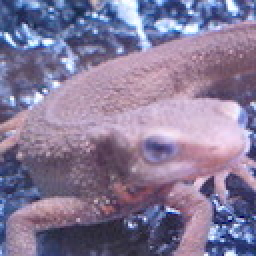
#> input picture input_image/imori.jpg, 128 x 128 px (shown 2 times larger)
$ python 79.py
#> lines starting #> are read from the running program, lines starting #| are printed output that depends on the picture
import cv2
import numpy as np
import matplotlib.pyplot as plt

def BGR2GRAY(img):
    out=img.copy()
    B=img[:,:,0].copy()
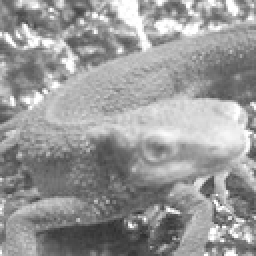
#> B: shape (128, 128) float32 (shown 2 times larger); min 46, max 255, mean 152.8
    G=img[:,:,1].copy()
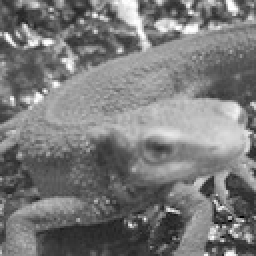
#> G: shape (128, 128) float32 (shown 2 times larger); min 0, max 255, mean 121.8
    R=img[:,:,2].copy()
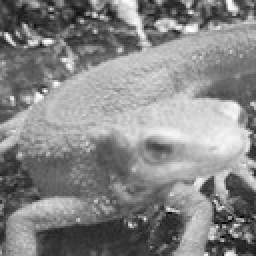
#> R: shape (128, 128) float32 (shown 2 times larger); min 0, max 255, mean 134.1

    Y=0.2126*R+0.7152*G+0.0722*B
    out=Y
    out=out.astype(np.uint8)
    return out

def gabor(K=111,s=10,g=1.2,l=10,p=0,A=0):
    G=np.zeros((K,K),dtype=np.float32)
    for y in range(K):
        for x in range(K):
            y-=K//2;x-=K//2
            #度→ラジアン
            theta=A*np.pi/180.
            x_d=np.cos(theta)*x+np.sin(theta)*y
            y_d=-np.sin(theta)*x+np.cos(theta)*y
            y+=K//2;x+=K//2
            G[y,x]=np.exp(-(x_d**2+(g**2)*(y_d**2))/(2*(s**2)))*np.cos(2*np.pi*x_d/(l+p))
    #絶対値の和が１になるように正規化
    G/=np.sum(np.abs(G))
    #0~255に正規化
    #G-=np.min(G)
    #G=G*255/np.max(G)
    #G=G.astype(np.uint8)
    return G

def filtering(gray,angle,K=111):
    H,W=gray.shape
    #端の値をコピーしてパディング。上下左右にK_size//2拡張する。
    gray=np.pad(gray,(K//2,K//2),'edge')
    out=np.zeros((H,W),dtype=np.float32)
    G=gabor(K=111,s=1.5,g=1.2,l=3,p=0,A=angle)
    G=G.astype(np.float32)
    for y in range(H):
        for x in range(W):
            out[y,x]=np.sum(gray[y:y+K,x:x+K]*G)
    out=np.clip(out,0,255)
    out=out.astype(np.uint8)
    return out

img=cv2.imread("./input_image/imori.jpg").astype(np.float32)
gray=BGR2GRAY(img).astype(np.float32)
angle=[0,45,90,135]
for i in range(len(angle)):
    out=filtering(gray,angle[i])
    plt.subplot(2,2,i+1)
    plt.imshow(out,cmap='gray')
    plt.title("angle{}".format(angle[i]))
#> this loop made 4 passes
#> pass 1, in filtering, `gray=np.pad(gray,(K//2,K//2),'edge')`:
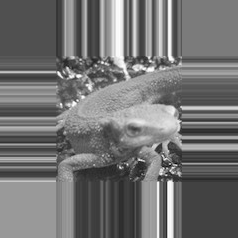
#> gray: shape (238, 238) float32; min 6, max 254, mean 114.3
#> pass 1, `out=filtering(gray,angle[i])`:
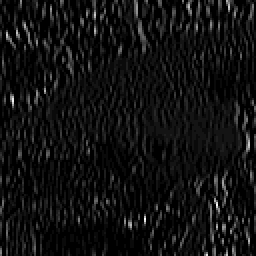
#> out: shape (128, 128) (shown 2 times larger); min 0, max 25, mean 1.7; drawn with min black and max white
#> pass 3, `out=filtering(gray,angle[i])`:
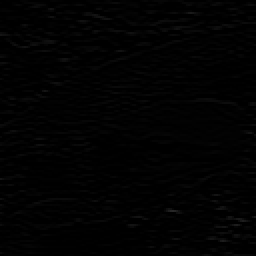
#> out: shape (128, 128) (shown 2 times larger); min 0, max 40, mean 1.9
plt.tight_layout()
#plt.show()
plt.savefig("./output_image/output79.png")
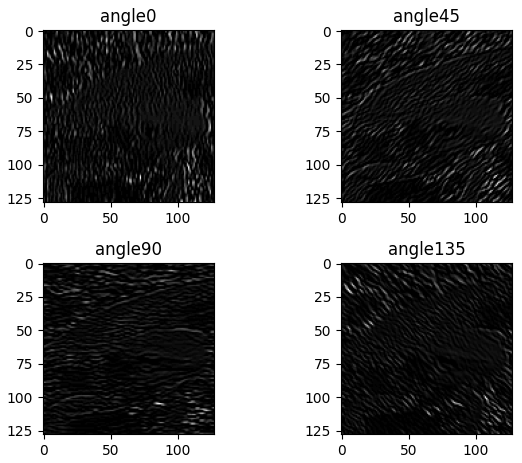
#> figure drawn by matplotlib, 4 panels

$ run again, with input_image/madara.jpg copied over input_image/imori.jpg
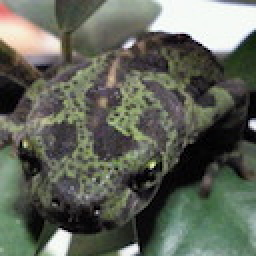
#> input picture input_image/madara.jpg, 128 x 128 px (shown 2 times larger)
#> the loop `for i in range(len(angle)):` made 4 passes
#> pass 1, `out=filtering(gray,angle[i])`:
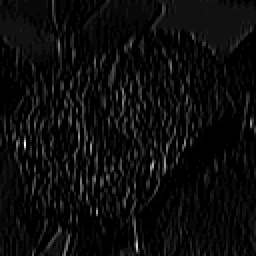
#> out: shape (128, 128) (shown 2 times larger); min 0, max 30, mean 1.4; drawn with min black and max white
#> `plt.savefig("./output_image/output79.png")`:
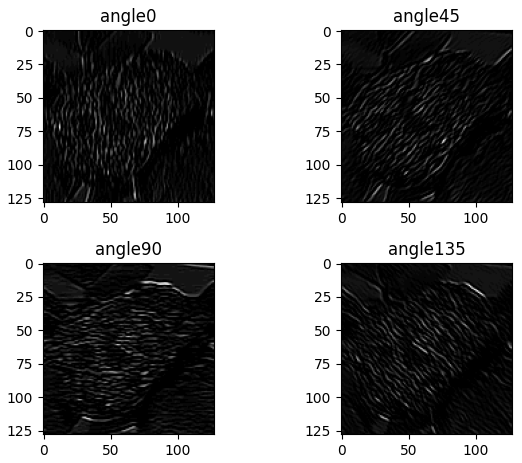
#> figure drawn by matplotlib, 4 panels

$ run again, with input_image/thorino.jpg copied over input_image/imori.jpg
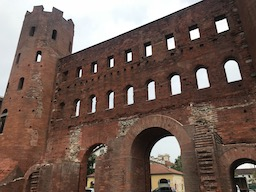
#> input picture input_image/thorino.jpg, 256 x 192 px
#> the loop `for i in range(len(angle)):` made 4 passes
#> pass 1, in filtering, `gray=np.pad(gray,(K//2,K//2),'edge')`:
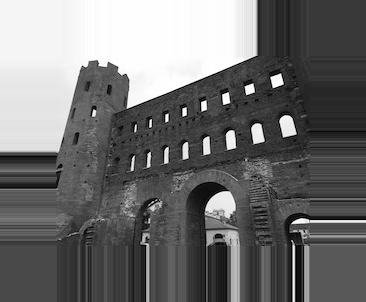
#> gray: shape (302, 366) float32; min 0, max 255, mean 111.8
#> `plt.savefig("./output_image/output79.png")`:
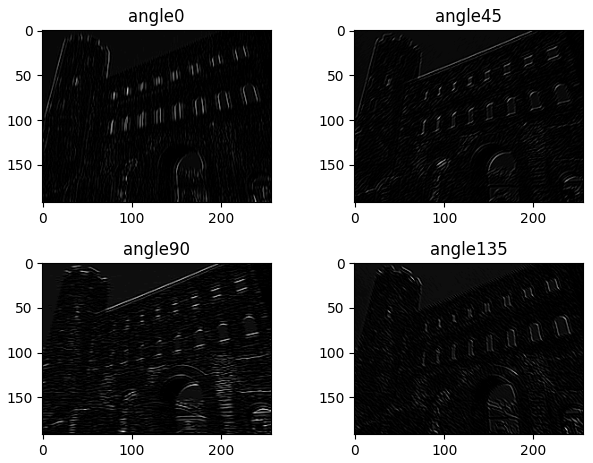
#> figure drawn by matplotlib, 4 panels
